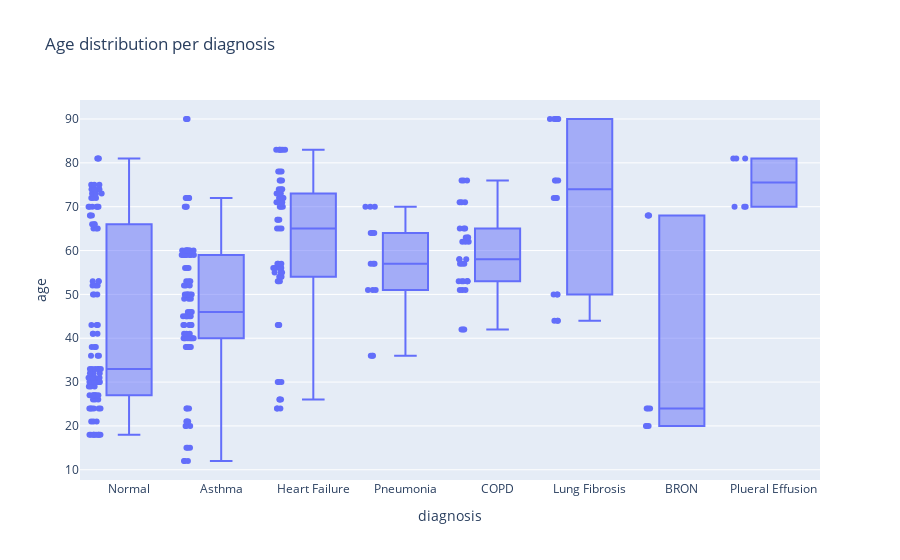
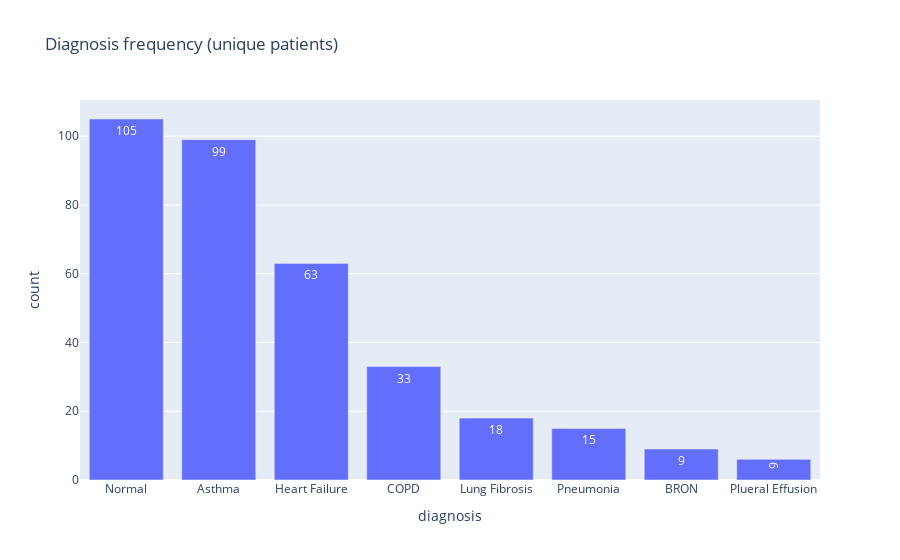

Here is the notebook cell these charts were saved with, in order:
### Markdown cell above
# Patient-Level Aggregation & Paper-Style Tables

This block aggregates per **patient** and generates tables/plots that mirror the paper’s summaries.


- **Patient-level aggregation**
  - Group `df_wide` by `patient_id`.
  - Merge and de-duplicate **sound types** and **diagnoses** per patient.
  - Pick the first valid **location** per patient; title-case it.

- **Table 1 — Chest zones (Location)**

- **Table 2 — Sound types (patient profile)**

- **Table 3 — Health condition (per diagnosis)**

- **Interactive visualizations**
  - **Boxplot (Plotly):** age distribution per diagnosis (shows points + box).
  - **Bar chart (Plotly):** diagnosis frequencies (unique patients).
  - **Co-occurrence heatmap (Seaborn):** pairwise counts of diagnoses across patients.

### Code cell
from pathlib import Path
import pandas as pd

SAVE_DIR = Path("./outputs_tables_like_paper")
SAVE_DIR.mkdir(exist_ok=True, parents=True)

# ========= Helpers =========
def _dedup(seq):
    seen, out = set(), []
    for x in seq:
        if x not in seen:
            seen.add(x); out.append(x)
    return out

def _sound_profile_label(sound_list):
    """
    Map a patient's sound_types (unique) to the paper-like categories:
      - 'Normal'
      - 'Crepitations'  (we mapped Crep/Crackles → 'Crackles'; if usas 'Crackles' cámbialo aquí)
      - 'Wheezes'
      - 'Bronchial'
      - 'Crackles'
      - 'Wheezes & Crackles'
      - 'Bronchial & Crackles'
    Ajusta si tu normalización usa 'Crackles' en lugar de 'Crepitations'.
    """
    if not isinstance(sound_list, (list, tuple)) or len(sound_list) == 0:
        return None
    s = sorted(set(sound_list))
    # Nombres estándar esperados
    hasN  = "Normal"     in s
    hasW  = "Wheezes"    in s
    hasC  = "Crackles"   in s or "Crepitations" in s  # por si tu mapeo quedó como 'Crepitations'
    hasB  = "Bronchial"  in s

    # Normal si aparece y no hay otros tipos patológicos
    if hasN and not (hasW or hasC or hasB):
        return "Normal"

    # Combinaciones específicas que muestra el paper
    if hasW and hasC and not hasB:
        return "Wheezes & Crackles"
    if hasB and hasC and not hasW:
        return "Bronchial & Crackles"

    # Simples
    if hasW and not (hasC or hasB):
        return "Wheezes"
    if hasC and not (hasW or hasB):
        # Papel usa "Crepitations"; si prefieres "Crackles", cambia la cadena
        return "Crepitations"
    if hasB and not (hasW or hasC):
        return "Bronchial"

    # Si hay más de dos mezclas, conserva una etiqueta unida ordenada (para no perder casos)
    return " & ".join(s)

def _to_title(loc):
    """Ensure title-case for locations like 'Posterior right upper' -> 'Posterior Right Upper'."""
    return None if pd.isna(loc) else str(loc).title()

# ========= Base: colapsar por paciente =========
# Nota: si tienes múltiples filas por paciente con distintas ubicaciones/sonidos/diagnósticos,
# tomamos la PRIMERA por simplicidad para 'location'; para 'sound_types' y 'diagnoses'
# unimos y deduplicamos.
agg_rows = []
for pid, g in df_wide.groupby("patient_id", sort=False):
    row = g.iloc[0].copy()
    # sound_types y diagnoses unidas/deduplicadas a nivel paciente
    all_sounds = []
    all_diags  = []
    for _, r in g.iterrows():
        if isinstance(r.get("sound_types"), list):
            all_sounds.extend(r["sound_types"])
        if isinstance(r.get("diagnoses"), list):
            all_diags.extend(r["diagnoses"])
    row["sound_types_patient"] = _dedup([s for s in all_sounds if isinstance(s, str) and s.strip()])
    row["diagnoses_patient"]   = _dedup([d for d in all_diags  if isinstance(d, str) and d.strip()])
    # location: si hay varias distintas, prioriza la primera válida que aparezca
    loc = g["location_norm"].dropna()
    row["location_patient"] = loc.iloc[0] if not loc.empty else None
    agg_rows.append(row)

df_pat = pd.DataFrame(agg_rows)

# Normaliza formato de location a Title-Case (como el paper)
df_pat["location_patient"] = df_pat["location_patient"].map(_to_title)

# ========= Tabla 1: Chest zones (Location) =========
tbl_locations = (
    df_pat["location_patient"]
    .dropna()
    .value_counts()
    .rename_axis("Location")
    .to_frame("No. of Subjects")
    .sort_index()
)
print("\nTable 1 — Chest zones (unique patients)")
print(tbl_locations)
tbl_locations.to_csv(SAVE_DIR / "table1_locations.csv")

# ========= Tabla 2: Sound types (perfil por paciente) =========
df_pat["sound_profile"] = df_pat["sound_types_patient"].map(_sound_profile_label)
tbl_sound = (
    df_pat["sound_profile"]
    .dropna()
    .value_counts()
    .rename_axis("Sound Type")
    .to_frame("No. of Subjects")
)
# Reordenar para parecerse al paper
order_sound = [
    "Normal",
    "Crepitations",      # o "Crackles" si así lo decidiste
    "Wheezes",
    "Crackles",          # si tu mapping dejó "Crackles", lo verás aquí
    "Bronchial",
    "Wheezes & Crackles",
    "Bronchial & Crackles",
]
tbl_sound = tbl_sound.reindex(order_sound + [i for i in tbl_sound.index if i not in order_sound]).dropna(how="all")
print("\nTable 2 — Sound types (unique patients)")
print(tbl_sound)
tbl_sound.to_csv(SAVE_DIR / "table2_sound_types.csv")

# ========= Tabla 3: Health condition (conteo, rango de edad, género) =========
# Explode diagnósticos a nivel paciente, drop duplicates (un paciente cuenta una vez por condición)
tmp = df_pat.explode("diagnoses_patient", ignore_index=True)
tmp = tmp.rename(columns={"diagnoses_patient": "diagnosis"})
tmp = tmp.dropna(subset=["diagnosis"])
tmp = tmp.drop_duplicates(subset=["patient_id", "diagnosis"])

def _gender_counts(s):
    f = int((s == "F").sum())
    m = int((s == "M").sum())
    return f"{f} female, {m} male"

agg = tmp.groupby("diagnosis").agg(
    **{
        "No. of Subjects": ("patient_id", "nunique"),
        "Age Min": ("age", "min"),
        "Age Max": ("age", "max"),
        "Gender": ("gender", _gender_counts),
    }
).reset_index()

# Formatea age range en una columna
agg["Age Range"] = agg.apply(lambda r: f"{int(r['Age Min'])}–{int(r['Age Max'])}" if pd.notna(r["Age Min"]) else "NA", axis=1)
tbl_health = agg[["diagnosis", "No. of Subjects", "Age Range", "Gender"]].rename(columns={"diagnosis": "Health Condition"})
# Orden parecido al paper (ajusta si tu dataset no contiene alguna categoría)
order_health = ["Normal","Asthma","Pneumonia","COPD","BRON","Heart Failure","Lung Fibrosis","Pleural Effusion"]
tbl_health = tbl_health.set_index("Health Condition").reindex(order_health + [i for i in tbl_health["Health Condition"].tolist() if i not in order_health]).dropna(how="all")
print("\nTable 3 — Health condition (unique patients)")
print(tbl_health)
tbl_health.to_csv(SAVE_DIR / "table3_health_condition.csv")


import seaborn as sns
import plotly.express as px

# --- Boxplot interactivo con Plotly ---
fig = px.box(
    df_long_diag,
    x="diagnosis",
    y="age",
    points="all",   # muestra cada paciente además del boxplot
    title="Age distribution per diagnosis"
)
fig.show()

# --- Barras interactivas: frecuencia de diagnósticos ---
freq_diag = df_long_diag["diagnosis"].value_counts().reset_index()
freq_diag.columns = ["diagnosis","count"]

fig = px.bar(
    freq_diag,
    x="diagnosis",
    y="count",
    title="Diagnosis frequency (unique patients)",
    text="count"
)
fig.show()

# --- Heatmap co-ocurrencia de diagnósticos ---
from itertools import combinations
import numpy as np

# Build co-occurrence matrix
diagnoses = df_long_diag["diagnosis"].unique()
cooc = pd.DataFrame(0, index=diagnoses, columns=diagnoses)

for pid, g in df_long_diag.groupby("patient_id"):
    dlist = g["diagnosis"].unique()
    for a,b in combinations(dlist, 2):
        cooc.loc[a,b] += 1
        cooc.loc[b,a] += 1

sns.heatmap(cooc, annot=True, fmt="d", cmap="Blues")
plt.title("Co-occurrence of diagnoses across patients")
plt.show()

### Figure 1 — Plotly figure (JSON) as saved in the notebook; plotly's stock layout.template omitted (floating-point values rounded to 4 significant figures; data arrays with more than 128 entries replaced by an {"elided": "..."} marker saying what was removed)
{"data": [{"alignmentgroup": "True", "boxpoints": "all", "hovertemplate": "diagnosis=%{x}<br>age=%{y}<extra></extra>", "legendgroup": "", "marker": {"color": "#636efa"}, "name": "", "notched": false, "offsetgroup": "", "orientation": "v", "showlegend": false, "x": {"elided": "348 str values"}, "x0": " ", "xaxis": "x", "y": {"elided": "348 int values"}, "y0": " ", "yaxis": "y", "type": "box"}], "layout": {"xaxis": {"anchor": "y", "domain": [0.0, 1.0], "title": {"text": "diagnosis"}}, "yaxis": {"anchor": "x", "domain": [0.0, 1.0], "title": {"text": "age"}}, "legend": {"tracegroupgap": 0}, "title": {"text": "Age distribution per diagnosis"}, "boxmode": "group"}}

### Figure 2 — Plotly figure (JSON) as saved in the notebook; plotly's stock layout.template omitted (floating-point values rounded to 4 significant figures)
{"data": [{"hovertemplate": "diagnosis=%{x}<br>count=%{text}<extra></extra>", "legendgroup": "", "marker": {"color": "#636efa", "pattern": {"shape": ""}}, "name": "", "orientation": "v", "showlegend": false, "text": [105.0, 99.0, 63.0, 33.0, 18.0, 15.0, 9.0, 6.0], "textposition": "auto", "x": ["Normal", "Asthma", "Heart Failure", "COPD", "Lung Fibrosis", "Pneumonia", "BRON", "Plueral Effusion"], "xaxis": "x", "y": [105, 99, 63, 33, 18, 15, 9, 6], "yaxis": "y", "type": "bar"}], "layout": {"xaxis": {"anchor": "y", "domain": [0.0, 1.0], "title": {"text": "diagnosis"}}, "yaxis": {"anchor": "x", "domain": [0.0, 1.0], "title": {"text": "count"}}, "legend": {"tracegroupgap": 0}, "title": {"text": "Diagnosis frequency (unique patients)"}, "barmode": "relative"}}
